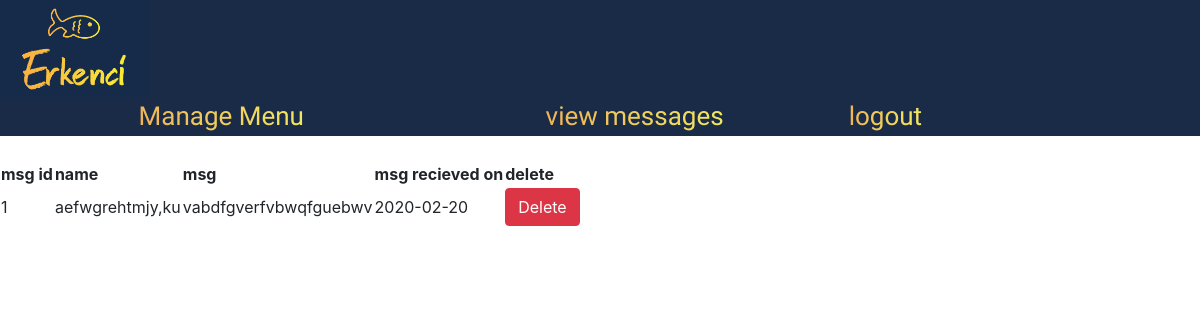
The page /htmldocs/php/adminpage/vmessage.php (signed in) on the database its author committed.
### tables this page shows
CREATE TABLE IF NOT EXISTS `msg` (
  `msgid` int(11) NOT NULL AUTO_INCREMENT,
  `name` varchar(255) DEFAULT NULL,
  `email` varchar(320) DEFAULT NULL,
  `msg` varchar(500) DEFAULT NULL,
  `recievedat` date DEFAULT NULL,
  PRIMARY KEY (`msgid`)
);

### htmldocs/php/adminpage/vmessage.php (the view, shortened to what this page needs)
<?php
if (($_SESSION["loggedin"])) {
    $link = mysqli_connect($host, $user, $pass, $db_name);
    ?>
<!DOCTYPE html>
<html lang='en'>
<head>
    <link rel="stylesheet" href="https://stackpath.bootstrapcdn.com/bootstrap/4.3.1/css/bootstrap.min.css"
>
    <link rel="stylesheet" href="../../../../css/stylesheet.css">
</head>
<body>
    <header>
        <figure>
            <img id="logo" src="../../../../assets/logo.png" alt="logo">
        </figure>
        <nav>
            <ul>
                <li><a href="admenu.php">Manage Menu</a></li>
                <li><a href="reservep.php">Manage Reservation</a></li>
                <li><a href="vmessage.php"> view messages </a></li>
                <li><a href="../logout.php"> logout </a></li>
            </ul>
        </nav>
    </header>
    <body>
        <table>
            <tr>
                <th id="id">msg id</th>
                <th id="name">name </th>
                <th id="phone">msg</th>
                <th id="phone">msg recieved on</th>
                <th id="del">delete</th>
            </tr>
            <tbody>
                <?php
$select = 'SELECT * FROM msg';
    $results = mysqli_query($link, $select);
    while ($record = mysqli_fetch_assoc($results)) {
        $id = $record['msgid'];
        $name = $record['name'];
        $email = $record['msg'];
        $date = $record['recievedat'];
        $delete = "<form>
            <input type='text' name='operation'  value='delete' hidden />
            <input type='text' name='id'  value='$id' hidden/>
            <button  class='btn btn-danger'>Delete</button>
            </form> ";
        echo ('<tr>
 <td headers=id>' . $id . '</td>
 <td headers=name>' . $name . '</td>
 <td headers=price>' . $email . '</td>
 <td headers=date>' . $date . '</td>
 <td headers=date>' . $delete . '</td>
 ');
    }
    ?>
            </tbody>
        </table>
    </body>
    <?php
}
?>

### css/stylesheet.css (style rules this page uses)
header { background: #1a2b48; margin-bottom: 25px; width: 100%; grid-gap: 0; }
header a { text-decoration: none; }
header nav { grid-area: nav; }
header nav ul li { text-align: center; display: inline; margin-left: 4.5%; font-family: "Germania One", sans-serif; font-size: 26px; }
figure { grid-area: logo; margin: 1em; }
figure #logo { width: 150px; vertical-align: top; }
body { padding: 0; margin: 0; line-height: 1.5; }
@media (max-width: 1200px) and (min-width: 710px) { figure { position: relative; margin: auto; } }
@media (max-width: 1200px) and (min-width: 710px) { nav ul li { padding: 20px; display: list-item; text-align: center; padding-left: 0; } }
@media (max-width: 1200px) and (min-width: 710px) { header { grid-template: "logo" "nav" / 1fr; } }
@media (max-width: 1380px) and (min-width: 1111px) { nav ul li { margin: 0; padding-left: 4%; } }

### rows shown on the page
msg: msgid "1", name "aefwgrehtmjy,ku", msg "vabdfgverfvbwqfguebwv", recievedat "2020-02-20"
